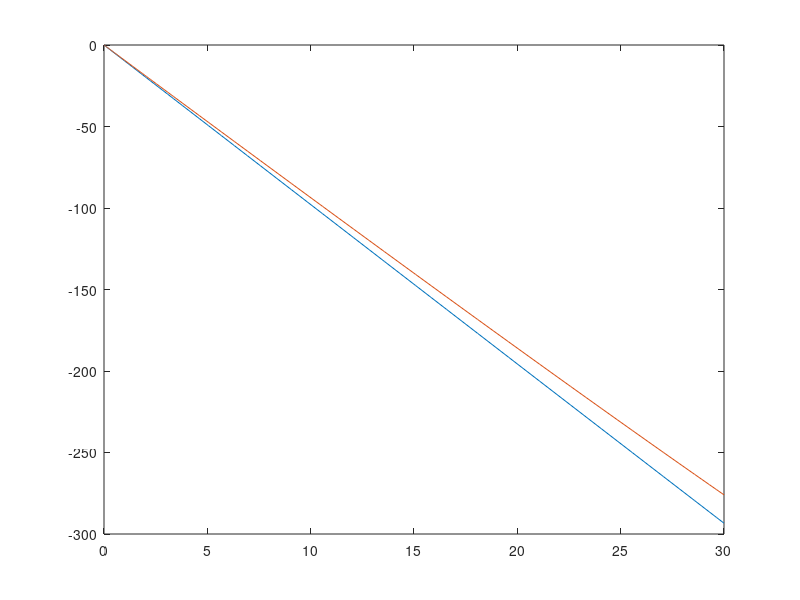

Source code (MATLAB):
clear all; close all;
v0=[0,0];
dv=@(t,v) [v(2),(-9.81*(1000-20*t)+20)/(1000-20*t)];
[t,v]=ode45(dv,[0,30],v0);
plot(t,v(:,2))

sol=@(t) -20*log(1000-20*t)-9.81*t+20*log(1000);
tplot=0:0.001:30;
hold all;
plot(t,sol(t));

v(end,1)